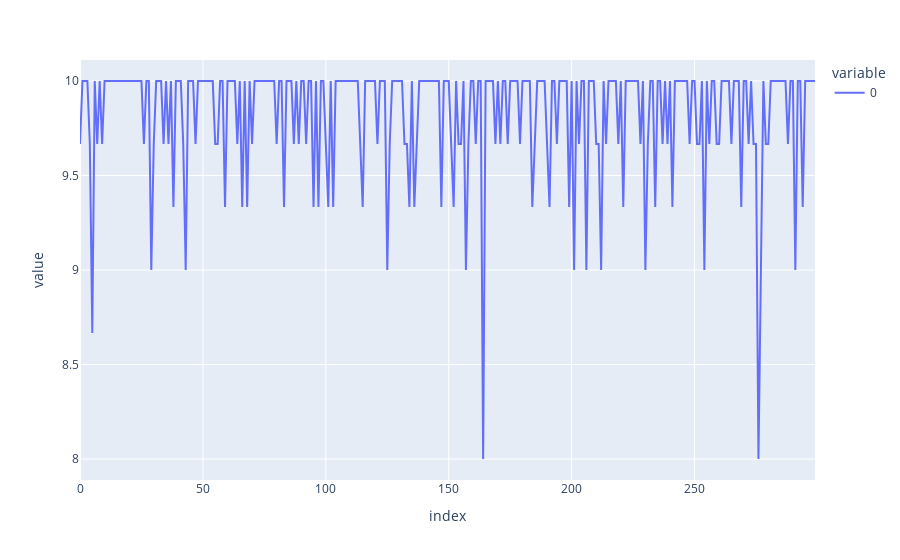

Notebook source saved alongside this figure:
### Code cell
px.line(g)

### Figure 1 — Plotly figure (JSON) as saved in the notebook; plotly's stock layout.template omitted (floating-point values rounded to 4 significant figures; data arrays with more than 128 entries replaced by an {"elided": "..."} marker saying what was removed)
{"data": [{"hovertemplate": "variable=0<br>index=%{x}<br>value=%{y}<extra></extra>", "legendgroup": "0", "line": {"color": "#636efa", "dash": "solid"}, "marker": {"symbol": "circle"}, "mode": "lines", "name": "0", "orientation": "v", "showlegend": true, "type": "scatter", "x": {"elided": "300 int values"}, "xaxis": "x", "y": {"elided": "300 float values"}, "yaxis": "y"}], "layout": {"legend": {"title": {"text": "variable"}, "tracegroupgap": 0}, "margin": {"t": 60}, "xaxis": {"anchor": "y", "domain": [0, 1], "title": {"text": "index"}}, "yaxis": {"anchor": "x", "domain": [0, 1], "title": {"text": "value"}}}}
